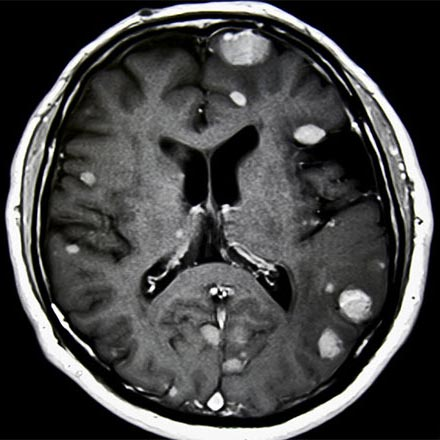
%> input picture Vision for Multiple or Moving Cameras/LA3_zsofia_sara_BUDAI/LAB_III_code/Band-pass-pyramids/ima_T1.jpg, 440 x 440 px
$ octave BandPassPyramid_example.m   (GNU Octave 9; MATLAB toolbox functions it lacks are replaced by stand-ins)
%> lines starting %> are read from the running program, lines starting %| are printed output that depends on the picture
### Vision for Multiple or Moving Cameras/LA3_zsofia_sara_BUDAI/LAB_III_code/Gaussian-pyramids/doGaussianPyramid.m
%% %%%%%%%%%%%%%%%%%%%%%%%%%%%%%%%%%%%%%%%%%%%%%%%
% VIDEO FOR MULTIPLE AND MOVING CAMERAS (VMMC)
% IPCV @ UAM
% Marcos Escudero-Vi駉lo (marcos.escudero@uam.es)
%% %%%%%%%%%%%%%%%%%%%%%%%%%%%%%%%%%%%%%%%%%%%%%%%
function PG=doGaussianPyramid(ima,factor,nlevels,g)
%% check if the required number of levels is plausible
[nr,nc]     = size(ima);
max_nlevels = floor(log2(min(nr,nc)));
nlevels     = min(max_nlevels,nlevels);
%% initialise pyramid
PG          = cell(1, nlevels);
PG{1}       = ima;
%% Create pyramid
% note that imfilter can be used instead of conv due to the symmetry of g
for lv = 2:1:nlevels
    PG{lv} = imfilter(imfilter(PG{lv-1},g,'symmetric','same'),g','symmetric','same');
    PG{lv} = PG{lv}(1:factor:end,1:factor:end);
end
%% NOTE: alternatively one can define g as a 2D filter and call imfilter just once
end

### Vision for Multiple or Moving Cameras/LA3_zsofia_sara_BUDAI/LAB_III_code/Band-pass-pyramids/doBandPassPyramid.m
%% %%%%%%%%%%%%%%%%%%%%%%%%%%%%%%%%%%%%%%%%%%%%%%%
% VIDEO FOR MULTIPLE AND MOVING CAMERAS (VMMC)
% IPCV @ UAM
% Marcos Escudero-Vi駉lo (marcos.escudero@uam.es)
% assumes factor = 2;
%% %%%%%%%%%%%%%%%%%%%%%%%%%%%%%%%%%%%%%%%%%%%%%%%
function [PB,range]=doBandPassPyramid(PG,g)
%% obtain number of levels
nlevels     = numel(PG)-1;
%% initialise pyramid
PB          = cell(1, nlevels);
%% define 2D Gaussian filter
g       = g'*g;
%% Create pyramid
% note that imfilter can be used instead of conv due to the symmetry of g
range = [Inf, -Inf];
for lv = 1:1:nlevels
    AUX      = ExpandLevel(PG{lv+1},g,size(PG{lv}));
    PB{lv}   = PG{lv} - AUX;
    range(1) = min(range(1),min(PB{lv}(:))); % to show results later
    range(2) = max(range(2),max(PB{lv}(:))); % to show results later
end

end

function Iout  = ExpandLevel(Iin,g,sizeout)

Iout = zeros(sizeout);
% expand [Iin] with 4 kernels
g     = 4.*g;
[M] = floor(size(g,1)./2);
[N] = floor(size(g,2)./2);
ker00 = g(1:2:end,1:2:end);
ker01 = g(1:2:end,2:2:end);
ker10 = g(2:2:end,1:2:end);
ker11 = g(2:2:end,2:2:end);

img00  = imfilter(Iin,ker00,'replicate','same');
img01  = imfilter(Iin,ker01,'replicate','same');
img10  = imfilter(Iin,ker10,'replicate','same');
img11  = imfilter(Iin,ker11,'replicate','same');
Iout(1:2:end,1:2:end) = img00;
Iout(2:2:end,1:2:end) = img10;
Iout(1:2:end,2:2:end) = img01;
Iout(2:2:end,2:2:end) = img11;


end

### Vision for Multiple or Moving Cameras/LA3_zsofia_sara_BUDAI/LAB_III_code/Band-pass-pyramids/BandPassPyramid_example.m
%% %%%%%%%%%%%%%%%%%%%%%%%%%%%%%%%%%%%%%%%%%%%%%%%
% VIDEO FOR MULTIPLE AND MOVING CAMERAS (VMMC)
% IPCV @ UAM
% Marcos Escudero-Vi駉lo (marcos.escudero@uam.es)
%% %%%%%%%%%%%%%%%%%%%%%%%%%%%%%%%%%%%%%%%%%%%%%%%
clear all
close all
clc
%% parameters (example)
factor  = 2;    % downscaling  / pooling factor
a       = 0.375;
g       = [.25-a/2 .25 a .25 .25-a/2]; % gaussian filter
nlevels = 7;   % number of (desired) levels in the Pyramid
%% read some image and convert to gray scale and double [0,1]
ima = imread('ima_T1.jpg');
%> ima is the input picture: size 440x440x3 uint8; mean R, G, B 68.1, 68.2, 68.1
ima = im2double(rgb2gray(imresize(ima,[512 512])));
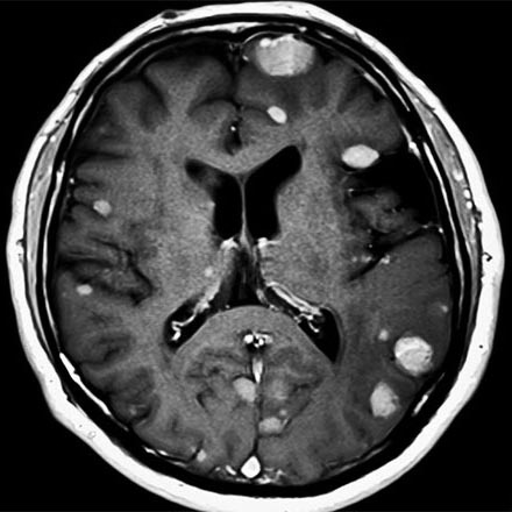
%> ima: size 512x512 double; min 0, max 1, mean 0.267

%% create Gaussian Low-pass pyramid
PG=doGaussianPyramid(ima,factor,nlevels,g);
%> after the loop in doGaussianPyramid, `for lv = 2:1:nlevels`: PG = 7 items
%> PG = 7 items
%% create Band-pass pyramid
[PB,range]=doBandPassPyramid(PG,g);
%> in doBandPassPyramid, `nlevels     = numel(PG)-1;`: nlevels = 6
%> in doBandPassPyramid, `PB          = cell(1, nlevels);`: PB = {[], [], [], [], [], []}
%> the loop in doBandPassPyramid, `for lv = 1:1:nlevels` made 6 passes
%> pass 1, in ExpandLevel, `img00  = imfilter(Iin,ker00,'replicate','same');`:
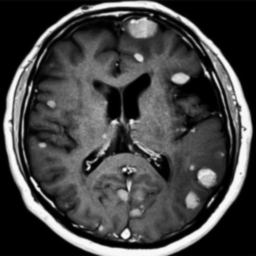
%> img00: size 256x256 double; min 0, max 0.983, mean 0.267
%> pass 1, in ExpandLevel, `img01  = imfilter(Iin,ker01,'replicate','same');`:
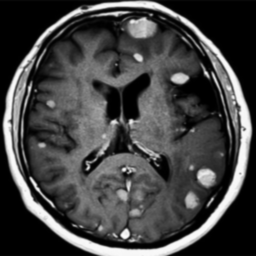
%> img01: size 256x256 double; min 0, max 0.983, mean 0.267; mean of the top-left, top-right, bottom-left and bottom-right quarters 0.248, 0.24, 0.298, 0.283
%> pass 1, in ExpandLevel, `img10  = imfilter(Iin,ker10,'replicate','same');`:
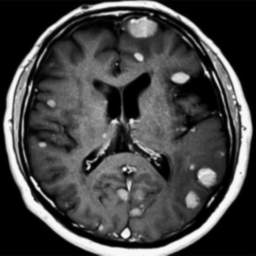
%> img10: size 256x256 double; min 0, max 0.983, mean 0.268
%> after the loop in doBandPassPyramid, `for lv = 1:1:nlevels`: PB = 6 items; range = [-0.454 0.471]
%> PB = 6 items; range = [-0.454 0.471]
%% show Band-pass pyramid
nlevels = numel(PG);
%> nlevels = 7
% note that the maximum number of levels is constrained by image size
figure(1)
figure(2)
for lv = 1:1:nlevels-1
    figure(1)
    subplot_tight(2,ceil(nlevels/2),lv),imshow(PB{lv},range);colorbar
    title(sprintf('Level: %d, resolution: %d x %d',lv, size(PB{lv})));
    figure(2)
    [X,Y] = meshgrid(1:size(PB{lv},2),1:size(PB{lv},1));
    figure(2), hold on
    scatter3(X(:),Y(:),lv.*15.*ones(numel(X),1),10,PB{lv}(:),'filled')
end
%> this loop made 6 passes
%> pass 1, `imshow(PB{lv},range)`:
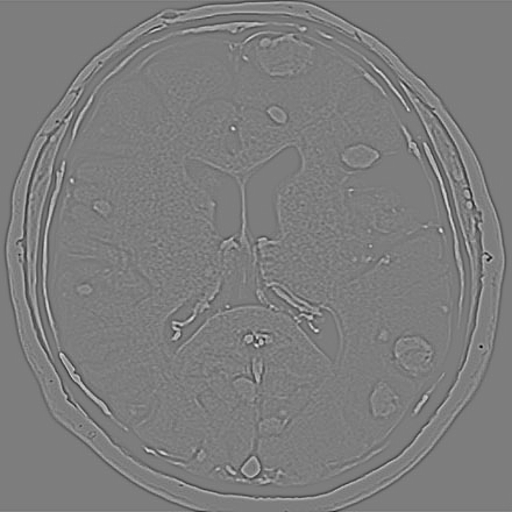
%> displayed picture: size 512x512, on the screen's scale of 0 to 255; min 0, max 241, mean 125.1
%> after the loop:
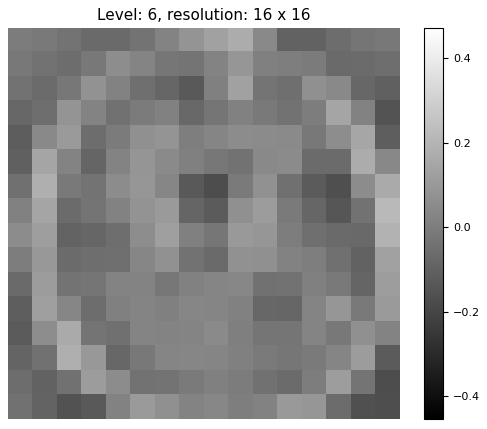
%> figure redrawn from the program's plot data
figure(2),
ax = gca;
ax.YDir = 'reverse';
axis tight
axis off
colormap gray
view(15,50);
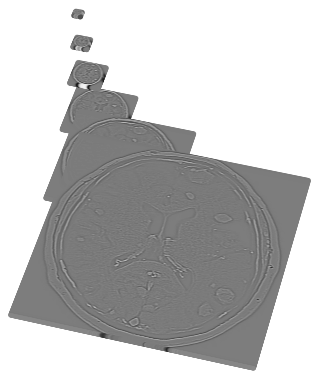
%> figure redrawn from the program's plot data
